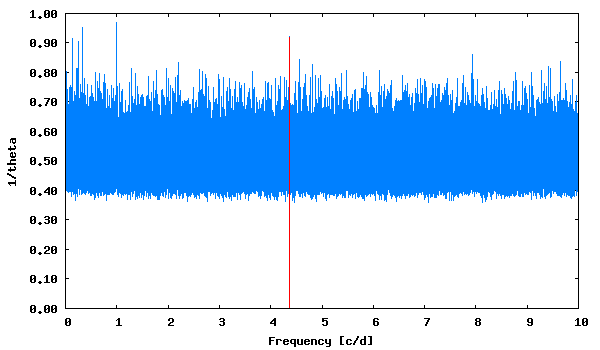

Write the gnuplot code that produced this figure.
set term png size 600,350 medium
set colors classic
set output "phase_lc_3.lk.png"
set xlabel "Frequency [c/d]"
set ylabel "1/theta"
set format y "%5.2f"
plot [] "lk.periodogram" using 1:2 with lines linecolor 3 title "", "<echo '4.360891  0.92'" with impulses linecolor 1 title ""
 
